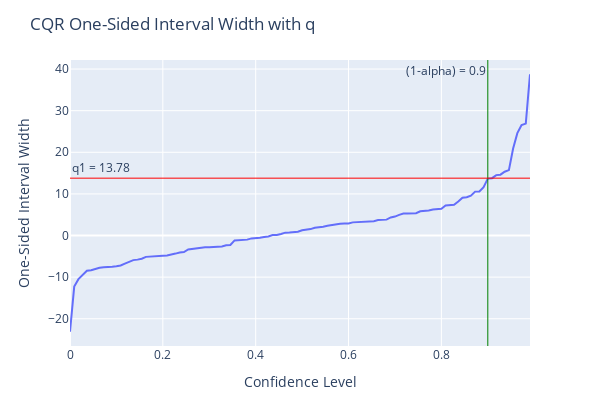

Notebook code for this chart:
### Code cell
# evaluate the model

# Conformalized Quantile Regression (CQR) model
# parameters
method = "cqr" # conformalized quantile regression
alpha = 1 - confidence_lv # significance level

cqr_forecast2 = cp_model2.conformal_predict(df_test,calibration_df=df_cal, method=method, alpha=alpha, plotting_backend="plotly-static")
cqr_metrics2 = uncertainty_evaluate(cqr_forecast2) # evaluate the autoregression model
print("Autoregression Model", cqr_metrics2)

# Plot the forecast with the confidence interval
# cutoff = 60 # 7 days
fig2 = cp_model2.highlight_nth_step_ahead_of_each_forecast(1).plot(
    cqr_forecast2[:], plotting_backend="plotly-static", figsize=(10, 6), xlabel="Time", ylabel="Price"
)

### Figure 1 — Plotly figure (JSON) as saved in the notebook; plotly's stock layout.template omitted (floating-point values rounded to 4 significant figures)
{"data": [{"hovertemplate": "Confidence Level=%{x}<br>One-Sided Interval Width=%{y}<extra></extra>", "legendgroup": "", "line": {"color": "#636efa", "dash": "solid"}, "marker": {"symbol": "circle"}, "mode": "lines", "name": "", "orientation": "v", "showlegend": false, "type": "scatter", "x": [0, 0.009091, 0.01818, 0.02727, 0.03636, 0.04545, 0.05455, 0.06364, 0.07273, 0.08182, 0.09091, 0.1, 0.1091, 0.1182, 0.1273, 0.1364, 0.1455, 0.1545, 0.1636, 0.1727, 0.1818, 0.1909, 0.2, 0.2091, 0.2182, 0.2273, 0.2364, 0.2455, 0.2545, 0.2636, 0.2727, 0.2818, 0.2909, 0.3, 0.3091, 0.3182, 0.3273, 0.3364, 0.3455, 0.3545, 0.3636, 0.3727, 0.3818, 0.3909, 0.4, 0.4091, 0.4182, 0.4273, 0.4364, 0.4455, 0.4545, 0.4636, 0.4727, 0.4818, 0.4909, 0.5, 0.5091, 0.5182, 0.5273, 0.5364, 0.5455, 0.5545, 0.5636, 0.5727, 0.5818, 0.5909, 0.6, 0.6091, 0.6182, 0.6273, 0.6364, 0.6455, 0.6545, 0.6636, 0.6727, 0.6818, 0.6909, 0.7, 0.7091, 0.7182, 0.7273, 0.7364, 0.7455, 0.7545, 0.7636, 0.7727, 0.7818, 0.7909, 0.8, 0.8091, 0.8182, 0.8273, 0.8364, 0.8455, 0.8545, 0.8636, 0.8727, 0.8818, 0.8909, 0.9, 0.9091, 0.9182, 0.9273, 0.9364, 0.9455, 0.9545, 0.9636, 0.9727, 0.9818, 0.9909], "xaxis": "x", "y": [-23.11, -12.28, -10.48, -9.472, -8.48, -8.347, -7.993, -7.768, -7.604, -7.593, -7.498, -7.39, -7.209, -6.765, -6.376, -5.911, -5.791, -5.576, -5.13, -5.024, -4.908, -4.879, -4.838, -4.8, -4.492, -4.346, -4.068, -3.962, -3.358, -3.201, -3.136, -3.019, -2.822, -2.819, -2.759, -2.686, -2.637, -2.343, -2.28, -1.168, -1.115, -1.014, -0.9892, -0.6881, -0.6478, -0.5238, -0.3397, -0.2239, 0.1054, 0.1157, 0.369, 0.695, 0.7189, 0.7627, 0.8921, 1.247, 1.363, 1.539, 1.879, 1.955, 2.117, 2.341, 2.548, 2.708, 2.842, 2.908, 2.914, 3.159, 3.216, 3.256, 3.277, 3.327, 3.445, 3.712, 3.793, 3.819, 4.338, 4.552, 4.965, 5.278, 5.279, 5.338, 5.361, 5.835, 5.92, 6.038, 6.273, 6.313, 6.439, 7.2, 7.336, 7.389, 8.159, 9.062, 9.192, 9.582, 10.55, 10.6, 11.62, 13.67, 13.78, 14.52, 14.62, 15.34, 15.72, 20.9, 24.6, 26.52, 26.89, 38.74], "yaxis": "y"}], "layout": {"annotations": [{"showarrow": false, "text": "(1-alpha) = 0.9", "x": 0.9, "xanchor": "right", "xref": "x", "y": 1, "yanchor": "top", "yref": "y domain"}, {"showarrow": false, "text": "q1 = 13.78", "x": 0, "xanchor": "left", "xref": "x domain", "y": 13.78, "yanchor": "bottom", "yref": "y"}], "height": 400, "legend": {"tracegroupgap": 0}, "margin": {"b": 50, "l": 70, "r": 70, "t": 60}, "shapes": [{"line": {"color": "green", "width": 1}, "type": "line", "x0": 0.9, "x1": 0.9, "xref": "x", "y0": 0, "y1": 1, "yref": "y domain"}, {"line": {"color": "red", "width": 1}, "type": "line", "x0": 0, "x1": 1, "xref": "x domain", "y0": 13.78, "y1": 13.78, "yref": "y"}], "title": {"text": "CQR One-Sided Interval Width with q"}, "width": 600, "xaxis": {"anchor": "y", "domain": [0, 1], "title": {"text": "Confidence Level"}}, "yaxis": {"anchor": "x", "domain": [0, 1], "title": {"text": "One-Sided Interval Width"}}}}
